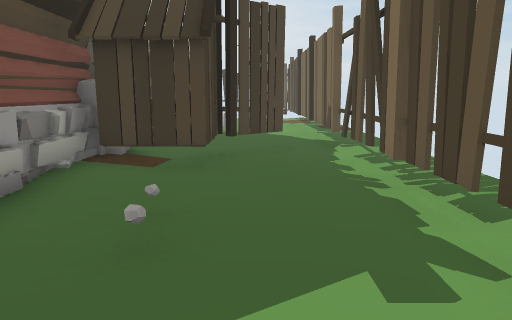
View 1 (above)

24 first-person views from a walk through a scene from a Unity 3-D project. The camera is 1.3 m above the floor, tilts 10° down and sees 70° across. The floor is counted in squares, 1 m on a side. Each view is taken from the middle of a square. On the plan, view 1 faces up. The plan holds only what a view shows up to about 15 squares ahead; the rest is blank. The place goes on beyond the plan. The player is left out.

View 2
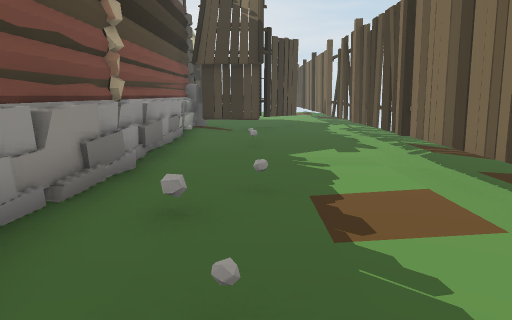

View 3
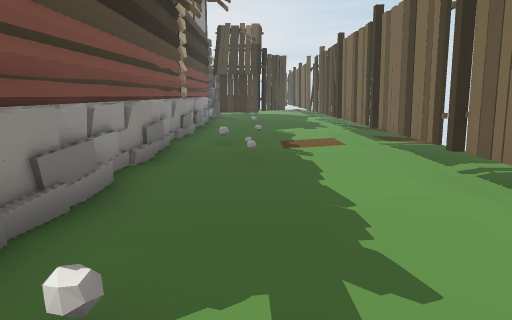

View 4
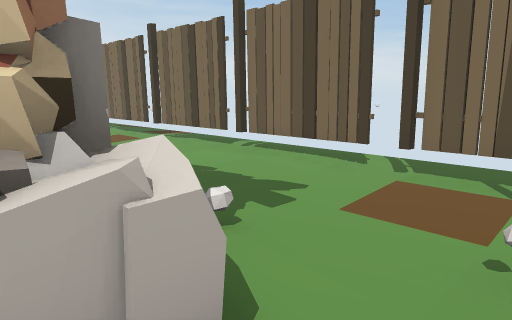

View 5
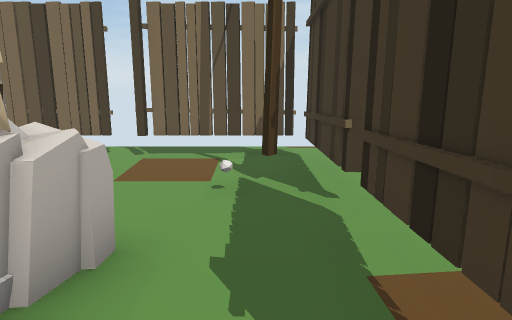

View 6
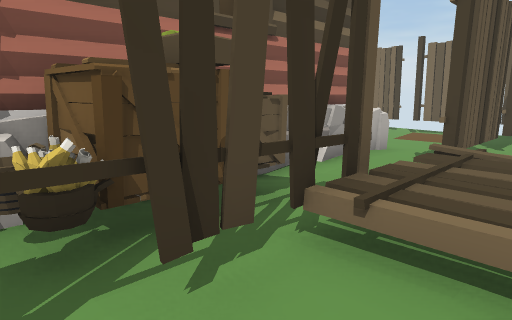

View 7
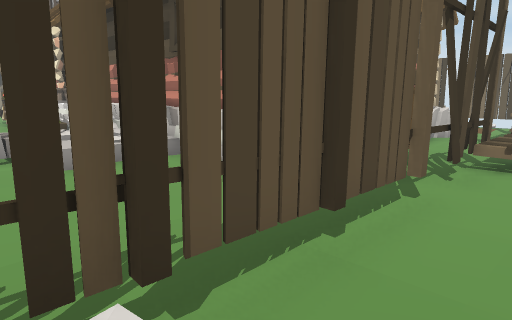

View 8
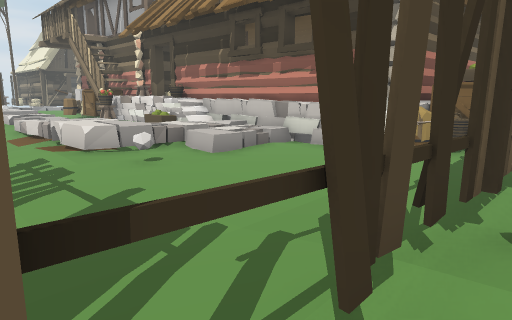

View 9
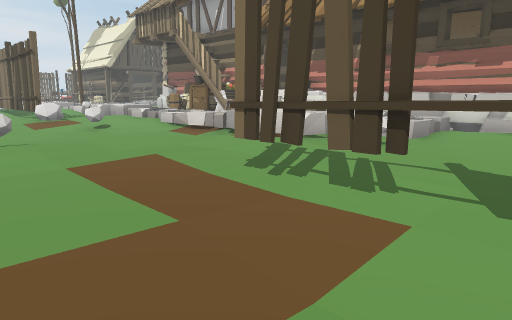

View 10
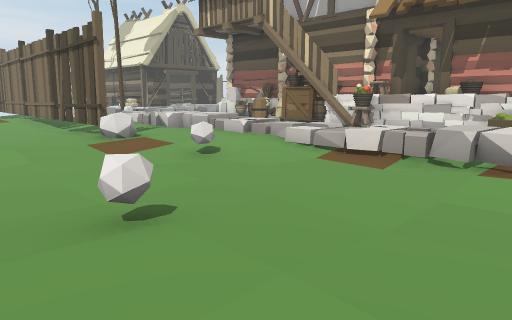

View 11
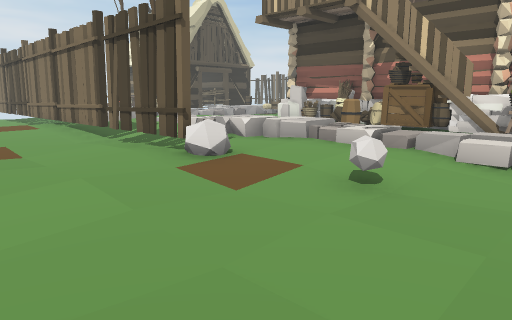

View 12
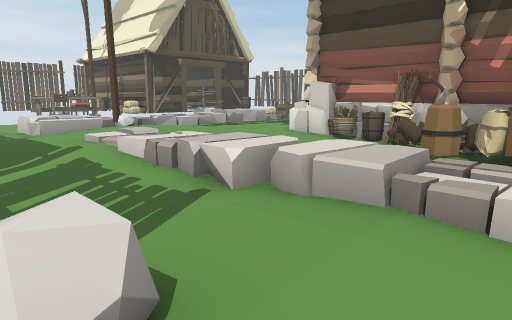

View 13
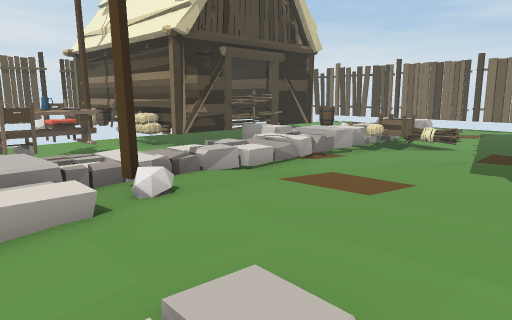

View 14
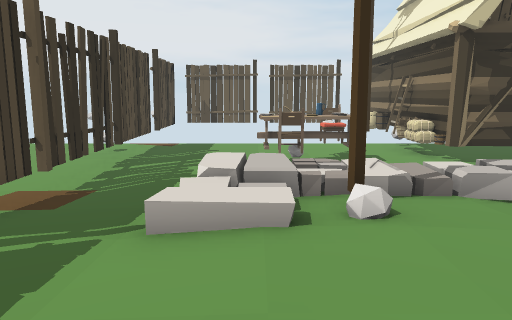

View 15
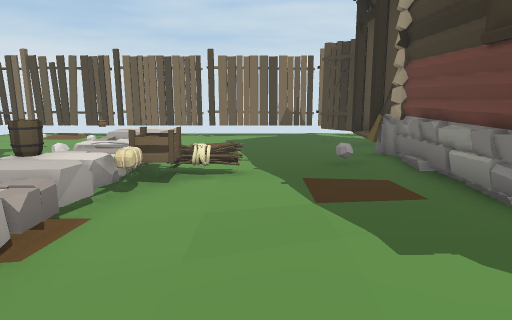

View 16
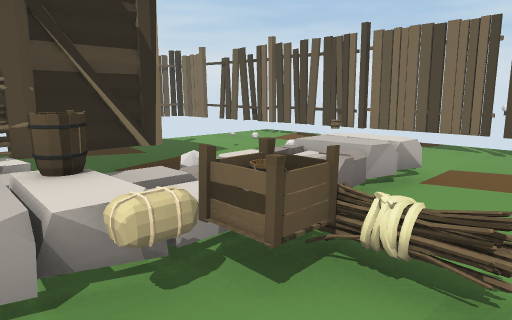

View 17
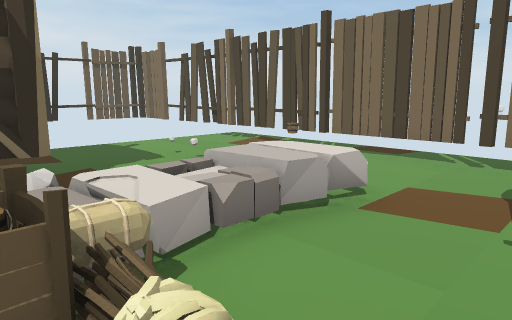

View 18
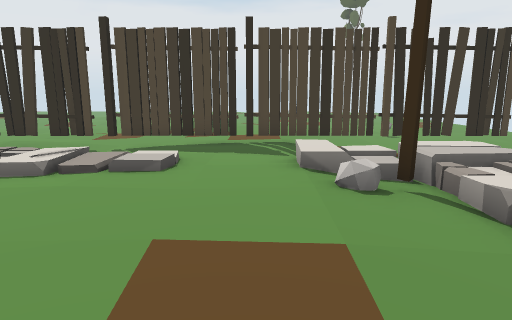

View 19
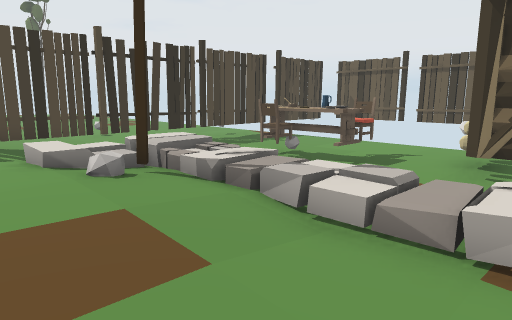

View 20
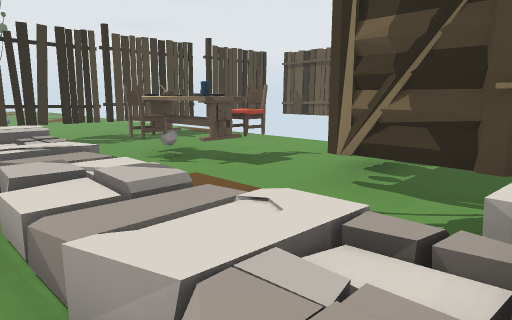

View 21
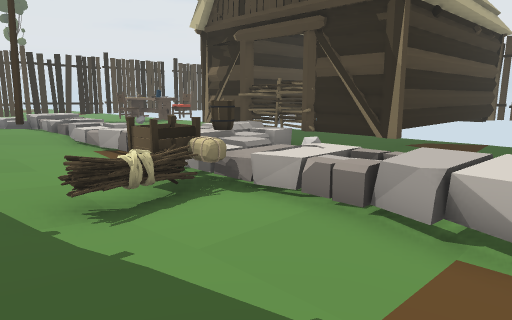

View 22
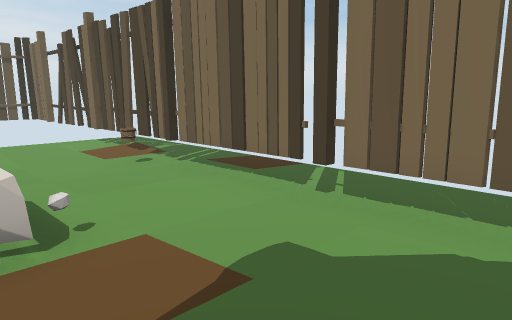

View 23
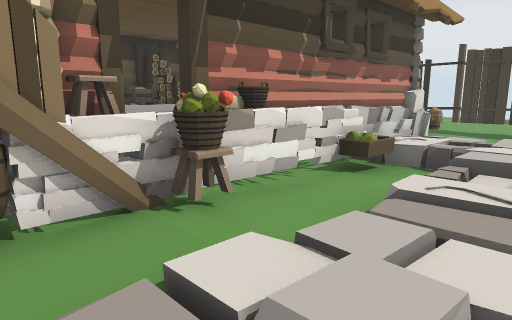

View 24
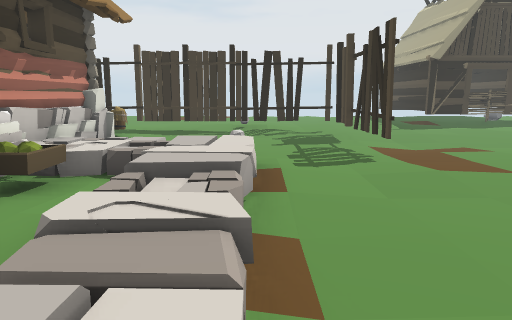

### Floor plan
Key: @ floor where view 1 was taken; # wall or solid block; x gap in a wall; . main floor; : floor 0.25 m higher than the main floor; - floor 0.25 m lower than the main floor; + floor 0.5 m higher than the main floor; * floor 1.25 m higher than the main floor; / step, stairs or slope; = window, fence, low wall or low ledge; T thing the floor can be seen under or through; B building; C crate; N container; L ladder; O other object.
Columns run from 24 left of view 1 to 4 right of it. Each row starts with its distance up from view 1.
 25            OOOB    BB
 24     #       OBB    BB     #
 23     x- --...OBB     B--. -x
 22 ....#.......LBB.... B.....x.-
 21 ...O#........OB.... B.....x.-
 20 ....#.....O..OB.... B../..x.-
 19 ....x... OOO.NBB##BBB..O..x.-
 18 ....T...OOOO..BBB# B. ...O#.-
 17 O...T....O......OO     ...x.-
 16 ....x..==//////##O=O//=#..T.-
 15 ....x..////////===#////=..T.-
 14 ....T../+O::.....NCN......x.-
 13   ::T::/+/:::......O......T.-
 12 ::::x::::::::::...........T.-
 11 .:::T::::::::::::.........T.-
 10   ..T:://::::::::..O.....TT.
  9  ...T.://:::= ::::.:#O/BTTT.-
  8  ...x..//: :#   ## ###BB..x.-
  7  ...#..//: :O        #BB..x.-
  6  ...x...+:  O#      ##....x.-
  5  ...x...// O##      ##....#.-
  4  ...OO::+/OOO#      ##./..x.-
  3  .....:://.CO       ##.O..x.-
  2 -......://: ##      ##....x.-
  1 .-...O..//:OO       ##....#.-
  0 .--..O.///OOO       ##..@.#.-
 -1  --...-//.OOO#*      #....#.-
 -2 ..O...-=+..ON#***   ##....x.-
 -3 ..O...-//..OO  ***   #....T.-
 -4 ....--.=#/OO#    **#O#./..T.-
 -5  ...--.=#/O.#      #O#.O..T.-
 -6 .......=#/+/#O     #O#......-
 -7  .........//#      OO#....T.-
 -8  .--#..O..//##      ##....T.-
 -9 .---x.......##       #....T.-
-10 ----#.......##       #......-
-11 ----#-......##########....T.-
-12 ----#.......OCCCC#=#==....T.-
-13 ----#........#CCC.......O.T.-
-14 .--.##xx########//####.####.
-15     . .. ......///. ......
-16        .    .

Positions as (right, up) in squares from view 1, and headings:
1: (0, 0), facing up
2: (-1, -6), facing up
3: (-1, -12), facing up
4: (-4, -13), facing up-right
5: (-6, -13), facing right
6: (-12, -16), facing up-right
7: (-17, -16), facing up-right
8: (-20, -15), facing up-right
9: (-24, -12), facing up-right
10: (-24, -6), facing up-right
11: (-24, -2), facing up-right
12: (-20, 2), facing up-right
13: (-17, 9), facing up-right
14: (-16, 9), facing up
15: (-13, 12), facing right
16: (-8, 12), facing up-right
17: (-6, 12), facing up-right
18: (-10, 12), facing left
19: (-9, 11), facing up-left
20: (-8, 14), facing up-left
21: (-1, 11), facing up-left
22: (-2, 11), facing up-right
23: (-17, 2), facing down-right
24: (-17, 1), facing down
